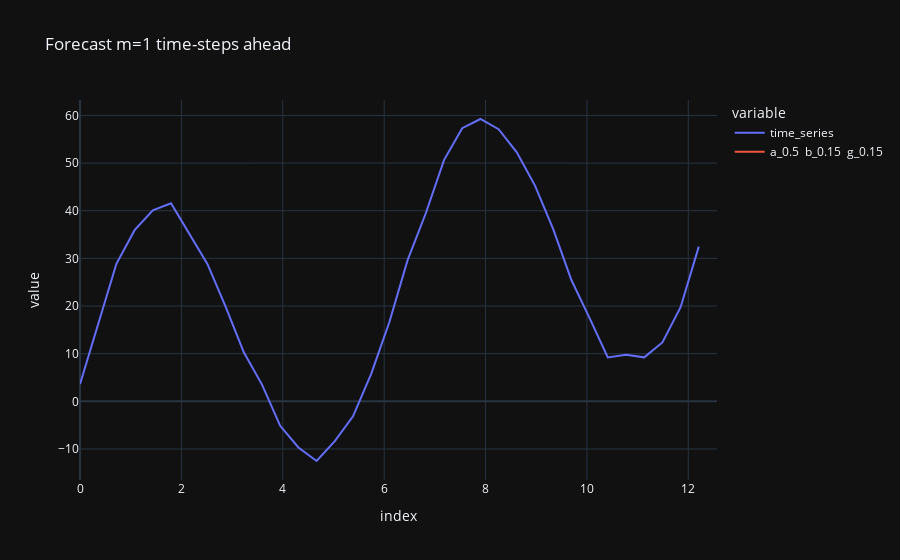

The code cell stored with this chart in its notebook:
### Code cell
num_points = 35
m = 1
l = 4
interval = np.linspace(
    0,
    l * np.pi,
    num=num_points + m,
)

level = 3
season = (30 / 1) * np.sin(interval[:-m])
trend = np.vectorize(lambda x: (3 / 1) * x)(interval[:-m])
noise = (4 / 1) * np.random.random((num_points,))
d = level + season + trend + noise

alpha1, alpha2 = 0.5, 0.5
beta1, beta2 = 0.15, 0.2
gamma1 = 0.15

time_series = np.append(d, [np.nan for _ in range(m)])

holtwinters1 = holt_winters(
    ts=d,
    l=l,
    alpha=alpha1,
    beta=beta1,
    gamma=gamma1,
    m=m,
)

df = pd.DataFrame(
    {
        'time_series': time_series,
        f'a_{alpha1}\n b_{beta1}\n g_{gamma1}': holtwinters1,
        # f'alph_{alpha2}_bet_{beta2}': smoothing2,
    },
    index=interval,
)
df.index = interval

fig = df.plot(backend='plotly', title=f'Forecast m={m} time-steps ahead')

fig.update_layout(template="plotly_dark",)

### Figure 1 — Plotly figure (JSON) as saved in the notebook; plotly's stock layout.template omitted (floating-point values rounded to 4 significant figures)
{"data": [{"hovertemplate": "variable=time_series<br>index=%{x}<br>value=%{y}<extra></extra>", "legendgroup": "time_series", "line": {"color": "#636efa", "dash": "solid"}, "marker": {"symbol": "circle"}, "mode": "lines", "name": "time_series", "orientation": "v", "showlegend": true, "type": "scatter", "x": [0, 0.359, 0.7181, 1.077, 1.436, 1.795, 2.154, 2.513, 2.872, 3.231, 3.59, 3.949, 4.308, 4.668, 5.027, 5.386, 5.745, 6.104, 6.463, 6.822, 7.181, 7.54, 7.899, 8.258, 8.617, 8.976, 9.335, 9.694, 10.05, 10.41, 10.77, 11.13, 11.49, 11.85, 12.21, 12.57], "xaxis": "x", "y": [3.619, 16.48, 28.86, 35.92, 40.1, 41.58, 35.34, 28.83, 19.9, 10.29, 3.513, -5.132, -9.674, -12.52, -8.364, -3.143, 5.766, 16.66, 29.63, 39.47, 50.63, 57.32, 59.25, 57.11, 52.26, 45.28, 36.16, 25.46, 17.46, 9.201, 9.751, 9.228, 12.37, 19.75, 32.47, null], "yaxis": "y"}, {"hovertemplate": "variable=a_0.5\n b_0.15\n g_0.15<br>index=%{x}<br>value=%{y}<extra></extra>", "legendgroup": "a_0.5\n b_0.15\n g_0.15", "line": {"color": "#EF553B", "dash": "solid"}, "marker": {"symbol": "circle"}, "mode": "lines", "name": "a_0.5\n b_0.15\n g_0.15", "orientation": "v", "showlegend": true, "type": "scatter", "x": [0, 0.359, 0.7181, 1.077, 1.436, 1.795, 2.154, 2.513, 2.872, 3.231, 3.59, 3.949, 4.308, 4.668, 5.027, 5.386, 5.745, 6.104, 6.463, 6.822, 7.181, 7.54, 7.899, 8.258, 8.617, 8.976, 9.335, 9.694, 10.05, 10.41, 10.77, 11.13, 11.49, 11.85, 12.21, 12.57], "xaxis": "x", "y": [null, null, null, null, null, null, null, null, null, null, null, null, null, null, null, null, null, null, null, null, null, null, null, null, null, null, null, null, null, null, null, null, null, null, null, null], "yaxis": "y"}], "layout": {"autosize": true, "legend": {"title": {"text": "variable"}, "tracegroupgap": 0}, "title": {"text": "Forecast m=1 time-steps ahead"}, "xaxis": {"anchor": "y", "autorange": true, "domain": [0, 1], "range": [0, 12.57], "title": {"text": "index"}, "type": "linear"}, "yaxis": {"anchor": "x", "autorange": true, "domain": [0, 1], "range": [-16.51, 63.24], "title": {"text": "value"}, "type": "linear"}}}
